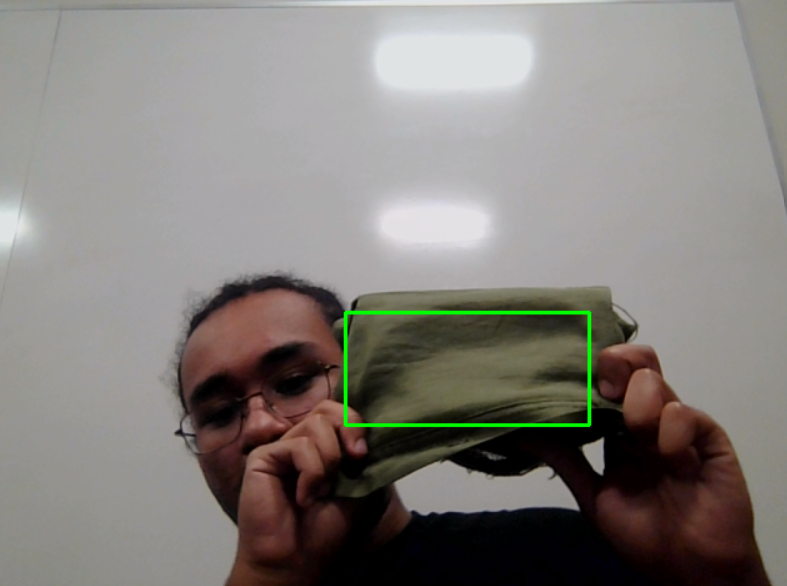
#> input picture caughtgreen.png, 787 x 586 px, given in place of the camera
$ python greencatch.py   (older library calls are emulated)
#> lines starting #> are read from the running program, lines starting #| are printed output that depends on the picture; after the words box and inside, x2 and y2 are one past the last pixel; in counts of white or black regions, pixels touching at a corner belong together
import numpy as np
import cv2

cap = cv2.VideoCapture(0)

# Define the lower and upper HSV threshold values for green objects
lower_green = np.array([40, 50, 50])
upper_green = np.array([70, 255, 255])

while(True):
    # Capture frame-by-frame
    ret, frame = cap.read()
#> frame is the input picture: shape (586, 787, 3); mean B, G, R 123, 127.6, 131.5

    # Convert the frame from BGR to HSV color space
    hsv_frame = cv2.cvtColor(frame, cv2.COLOR_BGR2HSV)
#> hsv_frame: shape (586, 787, 3); mean H, S, V 66.4, 50.5, 133.5

    # Create a mask using the HSV threshold values
    mask = cv2.inRange(hsv_frame, lower_green, upper_green)
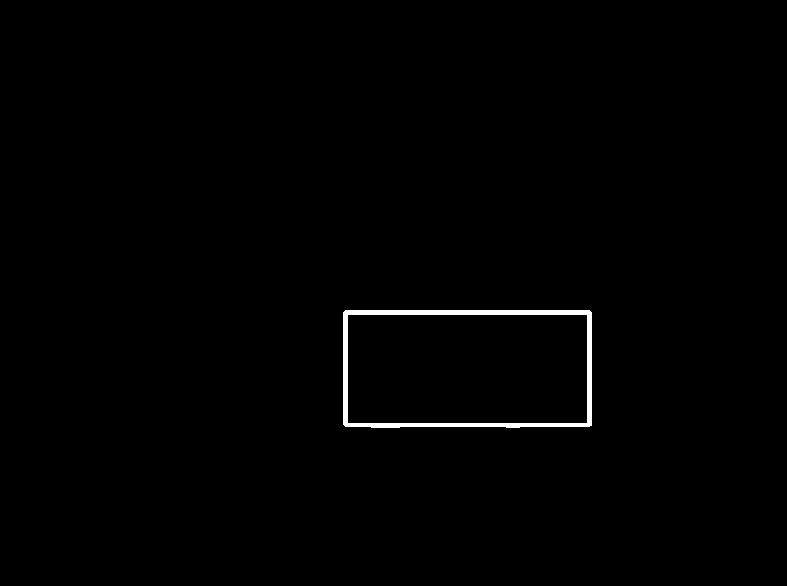
#> mask: shape (586, 787); 0.73% white; 1 white region

    # Find the contours of the green objects in the mask
    _, contours, _ = cv2.findContours(mask, cv2.RETR_EXTERNAL, cv2.CHAIN_APPROX_SIMPLE)
#> contours = 1 contour; box (x1, y1, x2, y2) and area: (343, 310, 592, 428) 28804

    # For each contour, draw a bounding box around the object
    for contour in contours:
        x, y, w, h = cv2.boundingRect(contour)
        cv2.rectangle(frame, (x, y), (x + w, y + h), (0, 255, 0), 2)
#> this loop made 1 pass
#> (x, y, w, h) on pass 1: (343, 310, 249, 118)
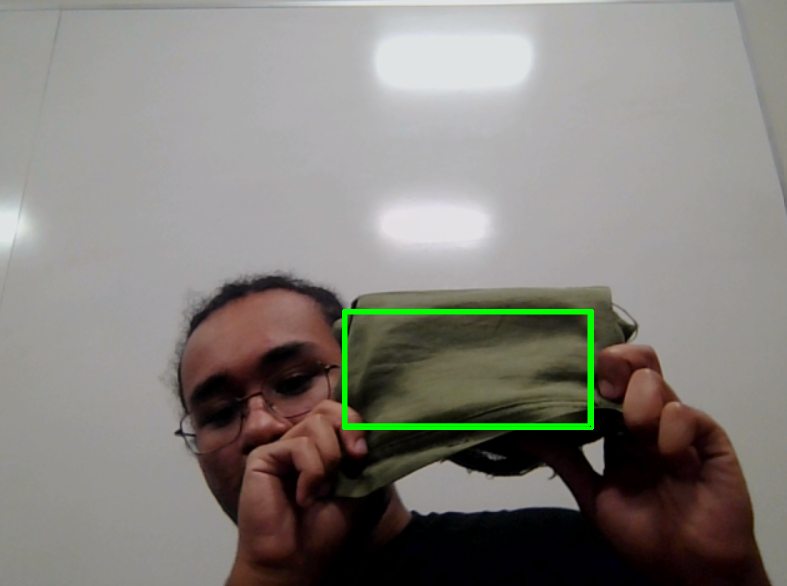
#> frame: shape (586, 787, 3); 0.4% of pixels changed, all inside (x1, y1, x2, y2) = (342, 309, 594, 430)

    # Display the resulting frame
    cv2.imshow('frame', frame)
    if cv2.waitKey(1) & 0xFF == ord('q'):
#> (key q is pressed here)
        break

# When everything done, release the capture
cap.release()
cv2.destroyAllWindows()
